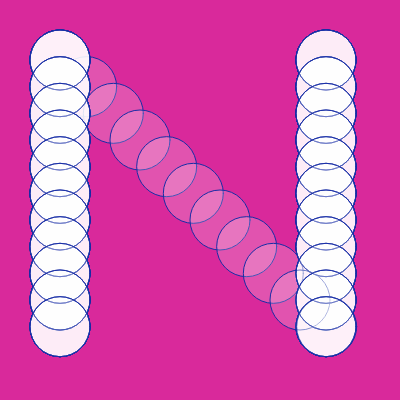
Frame 1 (no input)
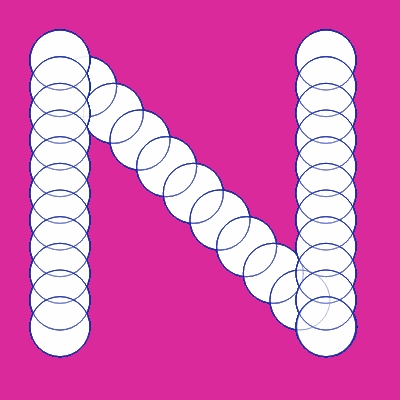
Frame 60 (no input)
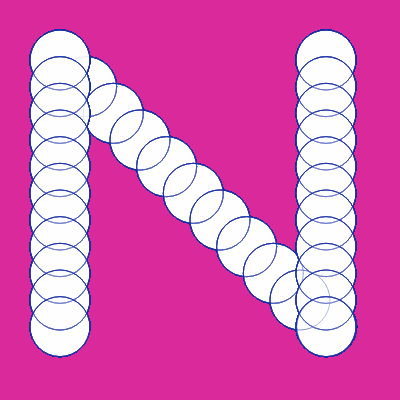
Frame 120 (the mouse pressed at the canvas centre since frame 60)

The p5.js sketch that drew these frames (run headless with seeded random() and noise() and a simulated clock; from frame 60 on, the mouse is pressed at the canvas centre):

// p5.js sketch
// ── sketch.js


// draw a diagonal line of ellipses
function setup() {
  let c = createCanvas(400, 400);
  background('#D9299B');
	stroke('#172DA6');
  fill(255, 50);
}

function draw() {
  
  // //diagonal line of circles
    // number of ellipses in line
    var numDiag = 15;
    
    // initialize xy
    var diagX = 60;
    var diagY = 60;


    // count with i 
    for (var iDiag = 5; iDiag <= numDiag; iDiag++) {

      // draw ellipse at xy
      ellipse(diagX, diagY, 60);
      // ellipse((10-i)*x, i*y, 40);

      // increment xy dividing evenly by width and height
      diagX += width/numDiag;
      diagY += height/numDiag;

   //left straight line circles
   

    // number of ellipses in line
    var num = 15;
      
    // initialize xy
    var leftX = 60;
    var leftY = 60;


    // count with i 
    for (var i = 5; i <= num; i++) {

      // draw ellipse at xy
      ellipse(60, leftY, 60);
      // ellipse((10-i)*x, i*y, 40);

      // increment xy dividing evenly by width and height
      leftX += width/num;
      leftY += height/num;

	}
  
  //right straight line circles

    // number of ellipses in line
    var numRight = 15;
      
    // initialize xy
    var rightX = 60;
    var rightY = 60;


    // count with i 
    for (var iRight = 5; iRight <= numRight; iRight++) {

      // draw ellipse at xy
      ellipse(326, rightY, 60);
      // ellipse((10-i)*x, i*y, 40);

      // increment xy dividing evenly by width and height
      rightX += width/num;
      rightY += height/num;

	}
  
}


}
